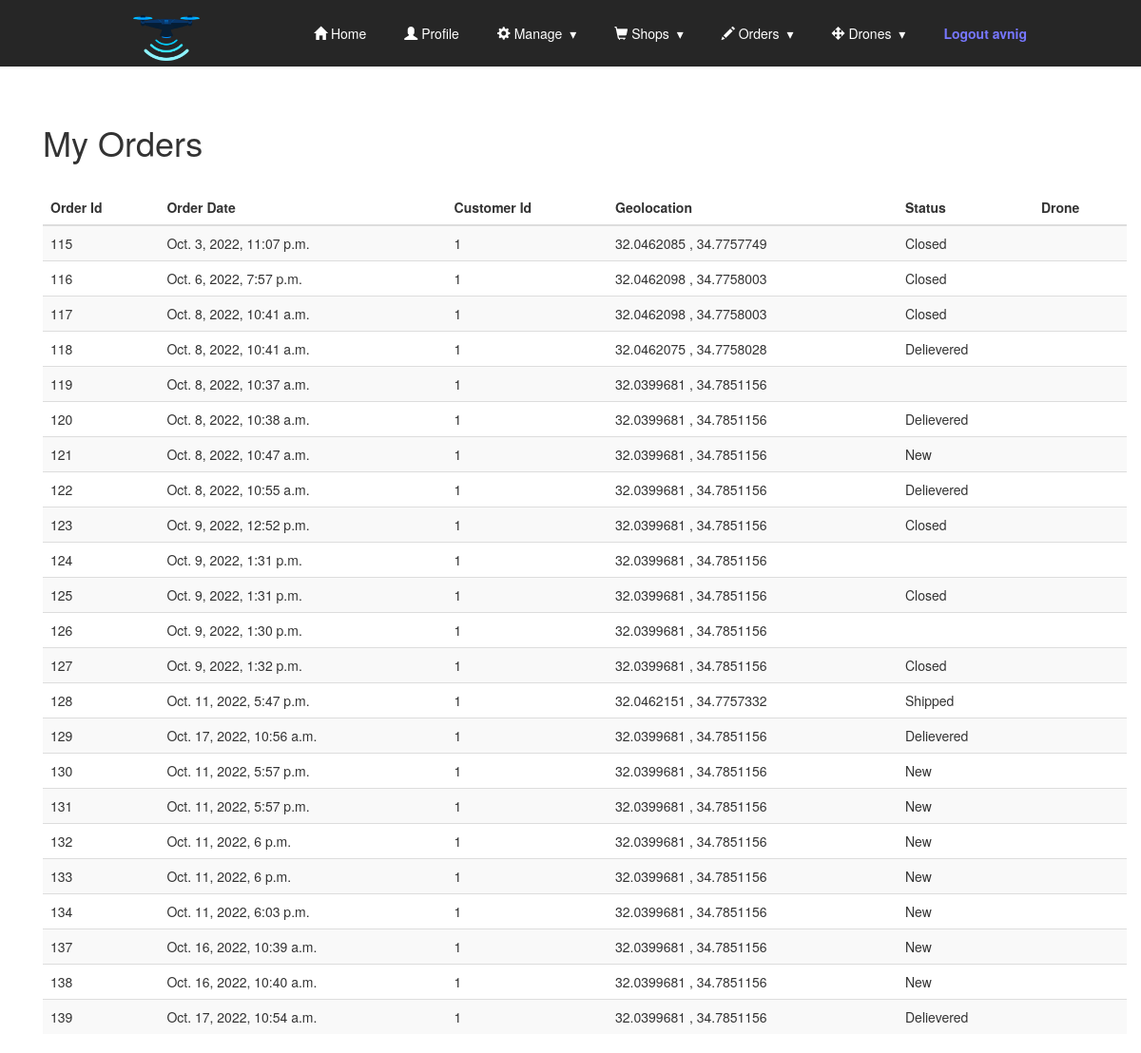
/orders/my_orders (signed in), run on an earlier commit of the app's database.
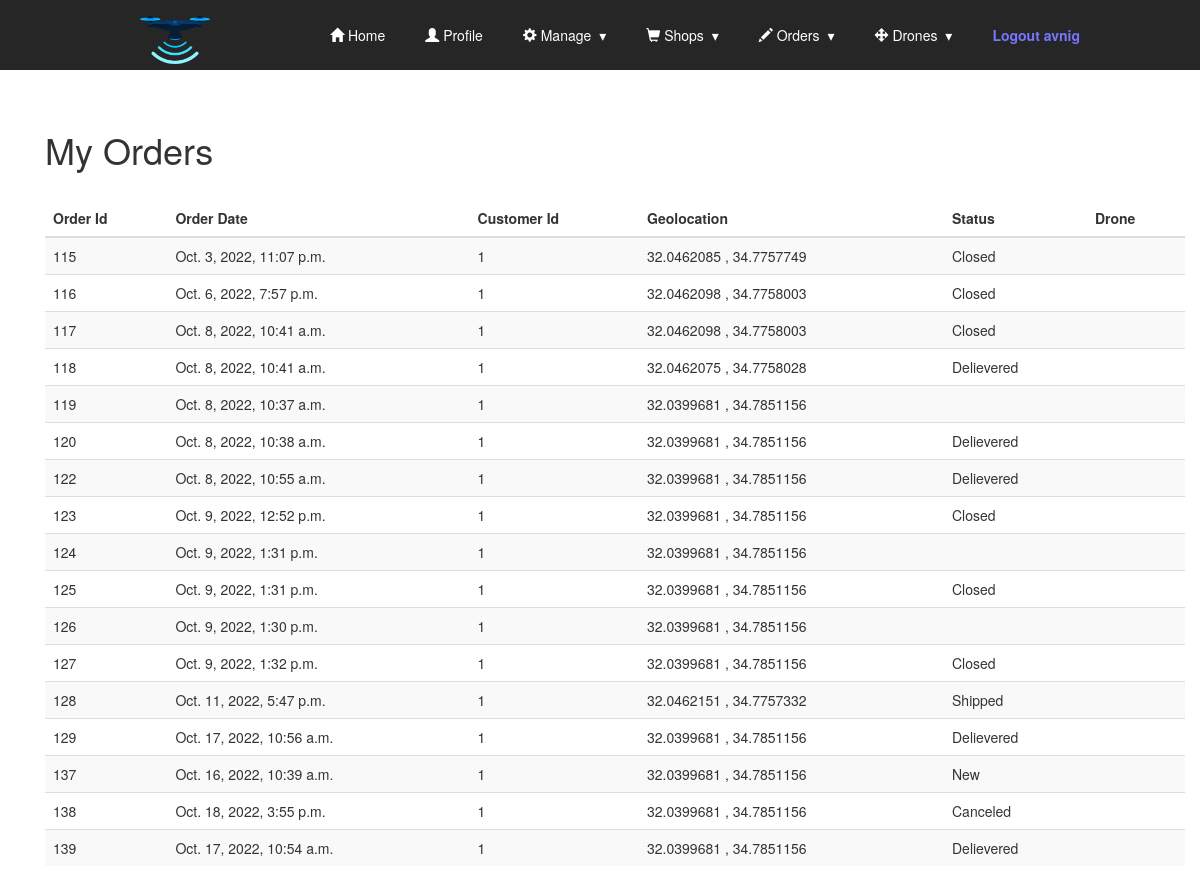
And on a later commit of the database.
### orders/models.py (models this page shows, shortened)
class SoftDeletionModel(models.Model):
    deleted_at = models.DateTimeField(blank=True, null=True)
    objects = SoftDeletionManager()
    all_objects = SoftDeletionManager(alive_only=False)
    class Meta:
        abstract = True

class Order(SoftDeletionModel):
    OrderStatus = (
        ('New',1),          # A new order which was not yet attended
        ('Processing',3),   # An order that is being prepared for shipping
        ('Shipped',4),      # An order which is on its way with a drone
        ('Delievered',5),   # An order which the consumer accepted with the app
        ('Closed',6),       # An order after delievered
        ('Canceled',7),     # Softly deleted order / canceled
    )
    customer = models.IntegerField()
    order_date = models.DateTimeField(auto_now=True)
    status = models.CharField(max_length = 10, choices = OrderStatus, default = 1)
    shop = models.ForeignKey(Shop,on_delete=models.DO_NOTHING)
    drone = models.ForeignKey(Drone,on_delete=models.DO_NOTHING,null=True)
    total_price = models.FloatField(default=0)
    total_weight = models.FloatField(default=0)
    lat_location = models.FloatField(default=0)
    long_location = models.FloatField(default=0)

### orders/views.py (the view)
# urls.py: path('my_orders',MyOrdersView,name='my_orders'),
@login_required(login_url='login')
def MyOrdersView(request):
    context = {}
    model=Order
    user = request.user
    context["user"]=user
    orders = Order.objects.filter(customer=user.id)
    context["orders"]=orders
    return render(request,'orders/my_orders.html',context)

### orders/models.py (called while the page is built)
    def get_queryset(self):
        if self.alive_only:
            return SoftDeletionQuerySet(self.model).filter(deleted_at=None)
        return SoftDeletionQuerySet(self.model)

### orders/templates/orders/my_orders.html (shortened to what this page needs)
<!DOCTYPE html>
{% extends "base.html" %}
{% block content %}
<div class="container">
  <br>
  <br>
  <h1>My Orders</h1>
  <br>
  <form class="my_orders" method="POST">
    <table class="table table-striped" id="live_orders_list">
      <thead>
        <tr>
          <th>Order Id</th>
          <th>Order Date</th>
          <th>Customer Id</th>
          <th>Geolocation</th>
          <th>Status</th>
          <th>Drone</th>
      </thead>
      <tbody>
            {% for o in orders %}
            <tr>
              <td id="order_id">{{o.id}}</td>
              <td>{{o.order_date}}</td>
              <td>{{o.customer}}</td>
              <td>{{o.lat_location}} , {{o.long_location}}</td>
                  {% if o.status == 'Processing' %}
                    <td class='processing'>
                  {% elif o.status == 'New' %}
                    <td class='new'>
                  {% else %}
                    <td>
                  {% endif %}
                {{o.status}}
              </td>
              <td id="order_droan">
              </td>
            </tr>
            {% endfor %}
      </tbody>
    </table>
  </form>
</div>
{% endblock %}

What changed in the data, as far as the page shows it:
no longer on this page (row edited): Order: id "121", order_date "Oct. 8, 2022, 10:47 a.m.", customer "1", lat_location "32.0399681", long_location "34.7851156", status "New"
no longer on this page (row edited): Order: id "130", order_date "Oct. 11, 2022, 5:57 p.m.", customer "1", lat_location "32.0399681", long_location "34.7851156", status "New"
no longer on this page (row edited): Order: id "131", order_date "Oct. 11, 2022, 5:57 p.m.", customer "1", lat_location "32.0399681", long_location "34.7851156", status "New"
no longer on this page (row edited): Order: id "132", order_date "Oct. 11, 2022, 6 p.m.", customer "1", lat_location "32.0399681", long_location "34.7851156", status "New"
no longer on this page (row edited): Order: id "133", order_date "Oct. 11, 2022, 6 p.m.", customer "1", lat_location "32.0399681", long_location "34.7851156", status "New"
no longer on this page (row edited): Order: id "134", order_date "Oct. 11, 2022, 6:03 p.m.", customer "1", lat_location "32.0399681", long_location "34.7851156", status "New"
changed Order id 138: order_date "Oct. 16, 2022, 10:40 a.m." → "Oct. 18, 2022, 3:55 p.m."; status "New" → "Canceled"
